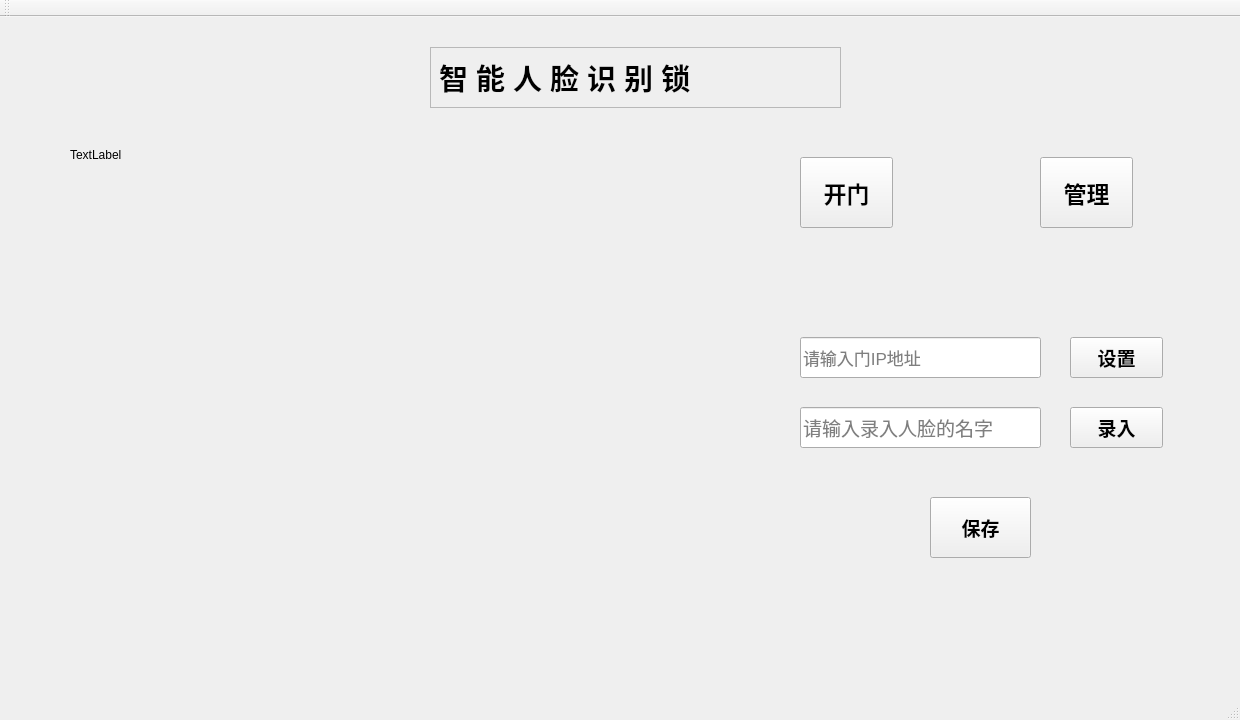
<?xml version="1.0" encoding="UTF-8"?>
<ui version="4.0">
 <class>MainWindow</class>
 <widget class="QMainWindow" name="MainWindow">
  <property name="geometry">
   <rect>
    <x>0</x>
    <y>0</y>
    <width>1240</width>
    <height>720</height>
   </rect>
  </property>
  <property name="windowTitle">
   <string>MainWindow</string>
  </property>
  <widget class="QWidget" name="centralWidget">
   <widget class="QLabel" name="label_show">
    <property name="geometry">
     <rect>
      <x>70</x>
      <y>130</y>
      <width>72</width>
      <height>15</height>
     </rect>
    </property>
    <property name="text">
     <string>TextLabel</string>
    </property>
   </widget>
   <widget class="QLabel" name="label">
    <property name="geometry">
     <rect>
      <x>430</x>
      <y>30</y>
      <width>411</width>
      <height>61</height>
     </rect>
    </property>
    <property name="font">
     <font>
      <pointsize>22</pointsize>
      <weight>75</weight>
      <bold>true</bold>
     </font>
    </property>
    <property name="frameShape">
     <enum>QFrame::StyledPanel</enum>
    </property>
    <property name="frameShadow">
     <enum>QFrame::Raised</enum>
    </property>
    <property name="text">
     <string>智 能 人 脸 识 别 锁</string>
    </property>
   </widget>
   <widget class="QPushButton" name="pushButton_open">
    <property name="geometry">
     <rect>
      <x>800</x>
      <y>140</y>
      <width>93</width>
      <height>71</height>
     </rect>
    </property>
    <property name="font">
     <font>
      <pointsize>17</pointsize>
      <weight>75</weight>
      <bold>true</bold>
     </font>
    </property>
    <property name="text">
     <string>开门</string>
    </property>
   </widget>
   <widget class="QPushButton" name="pushButton_manage">
    <property name="geometry">
     <rect>
      <x>1040</x>
      <y>140</y>
      <width>93</width>
      <height>71</height>
     </rect>
    </property>
    <property name="font">
     <font>
      <pointsize>17</pointsize>
      <weight>75</weight>
      <bold>true</bold>
     </font>
    </property>
    <property name="text">
     <string>管理</string>
    </property>
   </widget>
   <widget class="QLineEdit" name="lineEdit_ip">
    <property name="geometry">
     <rect>
      <x>800</x>
      <y>320</y>
      <width>241</width>
      <height>41</height>
     </rect>
    </property>
    <property name="font">
     <font>
      <pointsize>13</pointsize>
     </font>
    </property>
    <property name="placeholderText">
     <string>请输入门IP地址</string>
    </property>
   </widget>
   <widget class="QLineEdit" name="lineEdit_name">
    <property name="geometry">
     <rect>
      <x>800</x>
      <y>390</y>
      <width>241</width>
      <height>41</height>
     </rect>
    </property>
    <property name="font">
     <font>
      <pointsize>14</pointsize>
     </font>
    </property>
    <property name="placeholderText">
     <string>请输入录入人脸的名字</string>
    </property>
   </widget>
   <widget class="QPushButton" name="pushButton_set">
    <property name="geometry">
     <rect>
      <x>1070</x>
      <y>320</y>
      <width>93</width>
      <height>41</height>
     </rect>
    </property>
    <property name="font">
     <font>
      <pointsize>14</pointsize>
      <weight>75</weight>
      <bold>true</bold>
     </font>
    </property>
    <property name="text">
     <string>设置</string>
    </property>
   </widget>
   <widget class="QPushButton" name="pushButton_study">
    <property name="geometry">
     <rect>
      <x>1070</x>
      <y>390</y>
      <width>93</width>
      <height>41</height>
     </rect>
    </property>
    <property name="font">
     <font>
      <pointsize>14</pointsize>
      <weight>75</weight>
      <bold>true</bold>
     </font>
    </property>
    <property name="text">
     <string>录入</string>
    </property>
   </widget>
   <widget class="QPushButton" name="pushButton_save">
    <property name="geometry">
     <rect>
      <x>930</x>
      <y>480</y>
      <width>101</width>
      <height>61</height>
     </rect>
    </property>
    <property name="font">
     <font>
      <pointsize>14</pointsize>
      <weight>75</weight>
      <bold>true</bold>
     </font>
    </property>
    <property name="text">
     <string>保存</string>
    </property>
   </widget>
   <widget class="QLabel" name="label_showFaceName">
    <property name="geometry">
     <rect>
      <x>80</x>
      <y>610</y>
      <width>301</width>
      <height>51</height>
     </rect>
    </property>
    <property name="font">
     <font>
      <pointsize>17</pointsize>
      <weight>75</weight>
      <bold>true</bold>
     </font>
    </property>
    <property name="text">
     <string/>
    </property>
    <property name="alignment">
     <set>Qt::AlignCenter</set>
    </property>
   </widget>
  </widget>
  <widget class="QMenuBar" name="menuBar">
   <property name="geometry">
    <rect>
     <x>0</x>
     <y>0</y>
     <width>1240</width>
     <height>26</height>
    </rect>
   </property>
  </widget>
  <widget class="QToolBar" name="mainToolBar">
   <attribute name="toolBarArea">
    <enum>TopToolBarArea</enum>
   </attribute>
   <attribute name="toolBarBreak">
    <bool>false</bool>
   </attribute>
  </widget>
  <widget class="QStatusBar" name="statusBar"/>
 </widget>
 <layoutdefault spacing="6" margin="11"/>
 <resources/>
 <connections/>
</ui>
